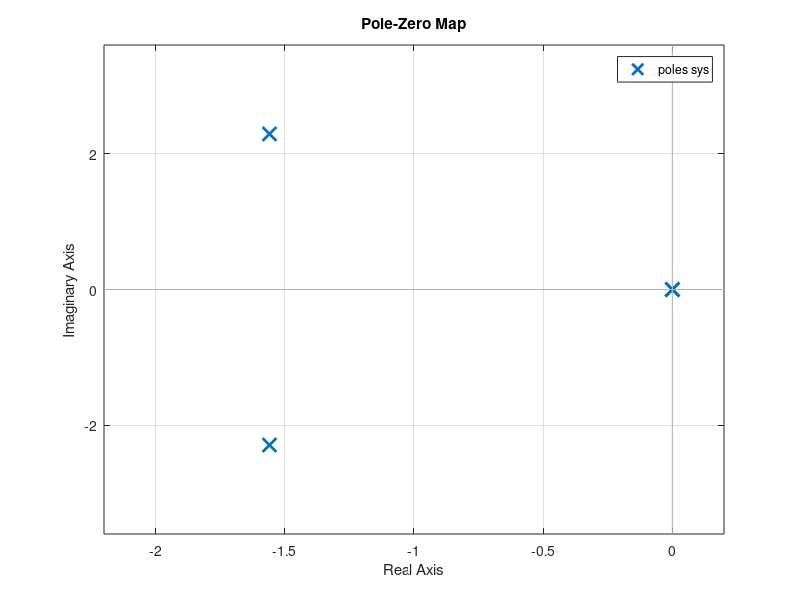

MATLAB code to generate this figure:
clear all
close all
clc

%% DATA

A = [-1.2822 0 0.98 0
    0 0 1 0
    -5.4293 0 -1.8366 0
    -128.2 128.2 0 0];

B = [-0.3
    0
    -17
    0];

C = [0 1 0 0
    0 0 0 1
    -128.2 128.2 0 0];
D = [0
    0
    0];

%definition of the system
sys = ss(A,B,C,D);

%initial conditions
x0 = [0 0 0 5000];

%limits of u
sat_max = 0.262; %[rad]
sat_min = -0.262; %[rad]
%limits of x(2)
x2_max = 0.349; %[rad]
x2_min = -0.349; %[rad]
%limits of slew rate
slew_max = 0.524; %[rad/s]
slew_min = -0.524; %[rad/s]

%proof of stability
pzmap(sys)
poles = pole(sys);
if real(poles) < 0
    fprintf('Open Loop System Stable')
else
    fprintf('Open Loop System Unstable')
end

%check for the observability and reachability of the system
% observability = obsv(sys);
% reachability = ctrb(sys);
% if rank(observability) == size(A,1) && rank(reachability) == size(A,1)
%     fprintf('System Observable and Reachable')
% else
%     keyboard
% end

C_states = eye(4);
D = [0 0 0 0]';
tsim = 30;

%% POINT 1
%we may have different attempts
%attempt 1

